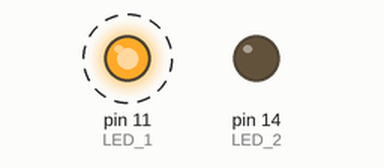
Simulated run of this sketch. Board: Arduino Uno, built with avr-gcc and run on an emulated ATmega328P. On the bench: output pins drawn as LEDs (lit = HIGH). Dashed ring = blinking. Not simulated (calls return 0 or success): TouchKey.h.

Above: at 0.5 s.
Timing chart, 0 to 4.6 s (numbered marks = the images above):
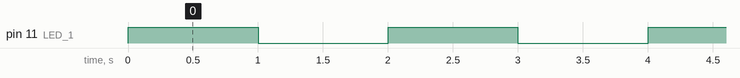

The sketch:

main.ino.ino
```cpp
#include <TouchKey.h>

#define LED_1 11
#define LED_2 14


// the setup function runs once when you press reset or power the board
void setup() {
  // initialize digital pin LED_BUILTIN as an output.
  pinMode(LED_1, OUTPUT);
  pinMode(LED_2, OUTPUT);
  TouchKey_begin((1 << 5));  //Enable TIN5(P1.7)
}

// the loop function runs over and over again forever
void loop() {
  digitalWrite(LED_1, HIGH);  // turn the LED on (HIGH is the voltage level)
  delay(1000);                // wait for a second
  digitalWrite(LED_1, LOW);   // turn the LED off by making the voltage LOW
  delay(1000);                // wait for a second
  TouchKey_Process();
  uint8_t touchResult = TouchKey_Get();
  if (touchResult) {
    digitalWrite(LED_2, HIGH);
  } else {
    digitalWrite(LED_2, LOW);
  }
}
```

Measured:
- by itself, pin 11 (LED_1): alternates HIGH for 1.0 s and LOW for 1.0 s
